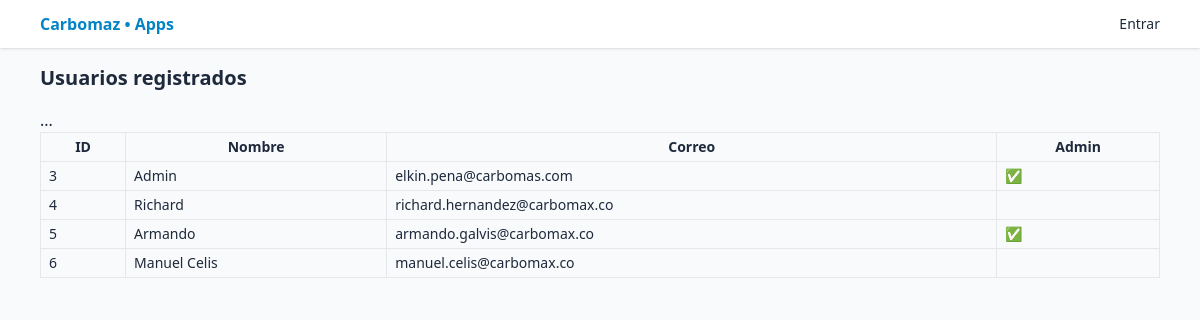
Before: /auth/usuarios with the older database file.
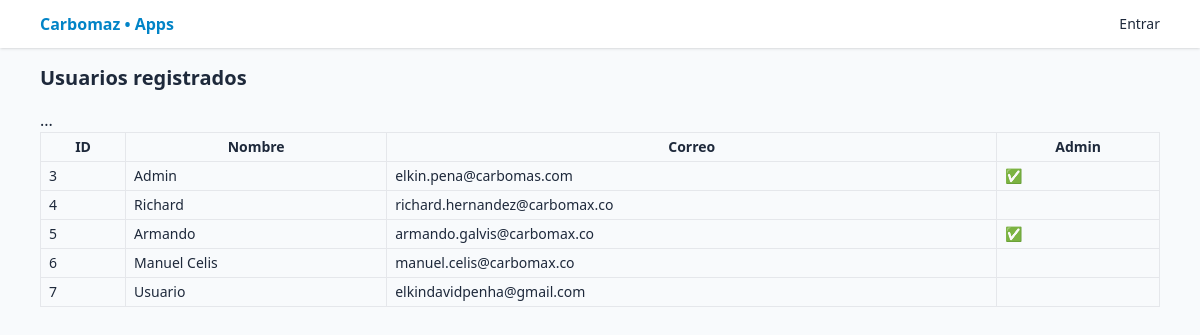
After: the same page with the newer database file.
### app/models.py (models this page shows, shortened)
class LocalUser(UserMixin, db.Model):
    __tablename__ = "users"
    __bind_key__ = "local"         # <- clave
    id = db.Column(db.Integer, primary_key=True)
    email = db.Column(db.String(120), unique=True, nullable=False)
    name = db.Column(db.String(120), nullable=False)
    password_hash = db.Column(db.String(255), nullable=False)
    created_at = db.Column(db.DateTime, default=datetime.utcnow)
    is_admin = db.Column(db.Boolean, default=False, nullable=False)

### app/auth.py (the view)
@auth_bp.route("/usuarios")
def listado():
    users = User.query.order_by(User.id).all()
    return render_template("usuarios_listado.html", users=users)

### app/templates/usuarios_listado.html (shortened to what this page needs)
{% extends "base.html" %}
{% block content %}
<h1 class="text-xl font-semibold mb-4">Usuarios registrados</h1>
<table class="w-full border text-sm">
  <thead>...
    <th class="border px-2 py-1">ID</th>
    <th class="border px-2 py-1">Nombre</th>
    <th class="border px-2 py-1">Correo</th>
    <th class="border px-2 py-1">Admin</th>
  </thead>
  <tbody>
    {% for u in users %}
    <tr>
      <td class="border px-2 py-1">{{ u.id }}</td>
      <td class="border px-2 py-1">{{ u.name }}</td>
      <td class="border px-2 py-1">{{ u.email }}</td>
      <td class="border px-2 py-1">{{ '✅' if u.is_admin else '' }}</td>
    </tr>
    {% endfor %}
  </tbody>
</table>
{% endblock %}

### app/templates/base.html (shortened to what this page needs)
<!doctype html>
<html lang="es">
<head>
  <script src="/static/css/tailwind.min.css"></script>
</head>
<body class="bg-slate-50 text-slate-800">
  <nav class="bg-white shadow sticky top-0 z-10">
    <div class="max-w-6xl mx-auto px-4 py-3 flex justify-between items-center">
      <a href="/" class="font-semibold text-sky-600">Carbomaz • Apps</a>
      <div class="flex items-center space-x-4">
        {% if current_user.is_authenticated %}
          <div
            x-data="{ open: false, online: navigator.onLine }"
            x-init="
              window.addEventListener('online', () => online = true);
              window.addEventListener('offline', () => { online = false; open = false });
            "
            class="relative"
          >
            <button
              @click="open = !open"
              class="flex items-center space-x-1 text-sm font-medium text-slate-700 hover:text-sky-600"
            >
              <span>{{ current_user.name }}</span>
              <svg class="w-4 h-4" fill="none" stroke="currentColor" viewBox="0 0 24 24">
                <path stroke-linecap="round" stroke-linejoin="round" stroke-width="2" d="M19 9l-7 7-7-7" />
              </svg>
            </button>
            <div
              x-show="open && online"
              @click.away="open = false"
              class="absolute right-0 mt-2 w-48 bg-white border rounded shadow-md z-20"
            >
              <a href="{{ url_for('auth.change_password') }}" class="block px-4 py-2 text-sm hover:bg-slate-100">🔑 Cambiar contraseña</a>
              {% if current_user.is_admin %}
                <a href="{{ url_for('auth.register') }}" class="block px-4 py-2 text-sm hover:bg-slate-100">➕ Nuevo usuario</a>
                <a href="{{ url_for('auth.listado') }}" class="block px-4 py-2 text-sm hover:bg-slate-100">👥 Listado</a>
              {% endif %}
              <a href="{{ url_for('auth.logout') }}" class="block px-4 py-2 text-sm text-red-600 hover:bg-slate-100" onclick="clearLocalAuth()">⎋ Salir</a>
            </div>
          </div>
        {% else %}
          <a class="text-sm" href="{{ url_for('auth.login') }}">Entrar</a>
        {% endif %}
      </div>
    </div>
  </nav>
  <main class="max-w-6xl mx-auto p-4">
    {% block content %}{% endblock %}
  </main>
</body>
</html>

Changed rows visible on the page:
added LocalUser: id "7", name "Usuario", email "elkindavidpenha@gmail.com"
